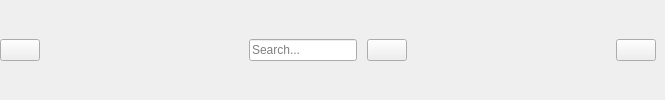
        <widget class="QWidget" name="widget" native="true">
         <property name="minimumSize">
          <size>
           <width>0</width>
           <height>40</height>
          </size>
         </property>
         <layout class="QHBoxLayout" name="horizontalLayout_3">
          <property name="spacing">
           <number>0</number>
          </property>
          <property name="leftMargin">
           <number>0</number>
          </property>
          <property name="topMargin">
           <number>0</number>
          </property>
          <property name="rightMargin">
           <number>9</number>
          </property>
          <property name="bottomMargin">
           <number>0</number>
          </property>
          <item>
           <widget class="QPushButton" name="change_btn">
            <property name="cursor">
             <cursorShape>PointingHandCursor</cursorShape>
            </property>
            <property name="text">
             <string/>
            </property>
            <property name="icon">
             <iconset resource="resource.qrc">
              <normaloff>:/icons/open-menu_3817681.ico</normaloff>:/icons/open-menu_3817681.ico</iconset>
            </property>
            <property name="iconSize">
             <size>
              <width>28</width>
              <height>28</height>
             </size>
            </property>
            <property name="checkable">
             <bool>true</bool>
            </property>
           </widget>
          </item>
          <item>
           <spacer name="horizontalSpacer">
            <property name="orientation">
             <enum>Qt::Horizontal</enum>
            </property>
            <property name="sizeHint" stdset="0">
             <size>
              <width>209</width>
              <height>20</height>
             </size>
            </property>
           </spacer>
          </item>
          <item>
           <layout class="QHBoxLayout" name="horizontalLayout">
            <property name="spacing">
             <number>10</number>
            </property>
            <item>
             <widget class="QLineEdit" name="search_input">
              <property name="placeholderText">
               <string>Search...</string>
              </property>
             </widget>
            </item>
            <item>
             <widget class="QPushButton" name="search_btn">
              <property name="cursor">
               <cursorShape>PointingHandCursor</cursorShape>
              </property>
              <property name="text">
               <string/>
              </property>
              <property name="icon">
               <iconset resource="resource.qrc">
                <normaloff>:/icons/search.ico</normaloff>:/icons/search.ico</iconset>
              </property>
              <property name="iconSize">
               <size>
                <width>27</width>
                <height>27</height>
               </size>
              </property>
             </widget>
            </item>
           </layout>
          </item>
          <item>
           <spacer name="horizontalSpacer_2">
            <property name="orientation">
             <enum>Qt::Horizontal</enum>
            </property>
            <property name="sizeHint" stdset="0">
             <size>
              <width>209</width>
              <height>20</height>
             </size>
            </property>
           </spacer>
          </item>
          <item>
           <widget class="QPushButton" name="user_btn">
            <property name="text">
             <string/>
            </property>
            <property name="icon">
             <iconset resource="resource.qrc">
              <normaloff>:/icons/login.ico</normaloff>:/icons/login.ico</iconset>
            </property>
            <property name="iconSize">
             <size>
              <width>35</width>
              <height>35</height>
             </size>
            </property>
           </widget>
          </item>
         </layout>
        </widget>
